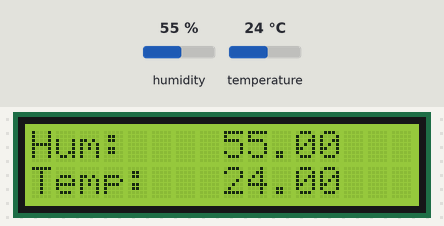
Recording of a sketch running on a simulated Arduino Uno, built with avr-gcc and run on an emulated ATmega328P. Parts: 16×2 character LCD. The test bench sets the inputs (shaded band); at power-on: humidity 55 %, temperature 24 °C.

Above: at 2.2 s.
2.3 s: humidity set to 22 %
At 3.5 s:
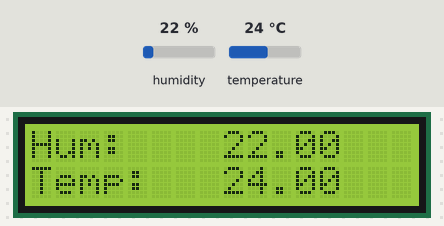
5.0 s: temperature set to 12 °C
At 6.1 s:
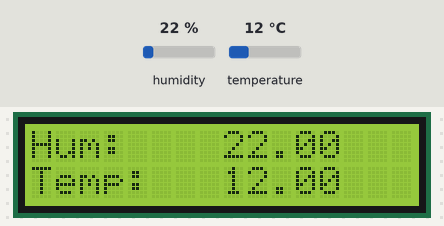
7.7 s: humidity set to 40 %
At 10.1 s:
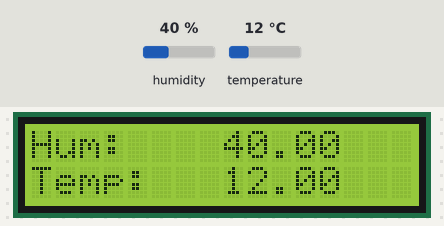
10.7 s: temperature set to 19 °C
At 11.5 s:
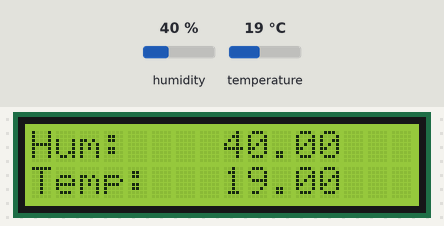
Timing chart, 0 to 13.7 s (numbered marks = the images above; inputs shaded):
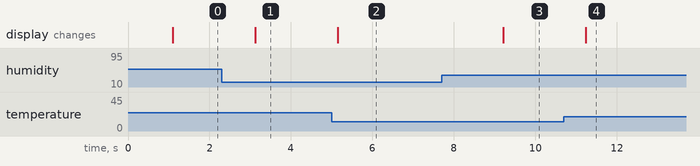

The sketch:

dhtdemo.ino
```cpp
/****************************************************************************
Agenda      :   DHT11 Demo
Hardware    :   madBlocks IoT Suite
Programmer  :   Maddy
Date        :   20th Oct 2021
*****************************************************************************/

#include <LiquidCrystal.h>
#include "DHT.h"

DHT dht(2,DHT11);

int LCD_RS=23;
int LCD_EN=15;
int LCD_D4=25;
int LCD_D5=26;
int LCD_D6=27;
int LCD_D7=14;

LiquidCrystal lcd(LCD_RS,LCD_EN,LCD_D4,LCD_D5,LCD_D6,LCD_D7);

void setup() {
  dht.begin();
  lcd.begin(16,2);
  lcd.print("*** WELCOME TO");
  lcd.setCursor(0,1);
  lcd.print("   DHT Demo ***");
  delay(1000);
}

void loop() {
  float hum=dht.readHumidity();
  float temp=dht.readTemperature();

  if(isnan(hum) || isnan(temp)) {
    return;
  }
  lcd.clear();
  lcd.setCursor(0,0);
  lcd.print("Hum: ");
  lcd.setCursor(0,1);
  lcd.print("Temp: ");
  lcd.setCursor(8,0);
  lcd.print(hum);
  lcd.setCursor(8,1);
  lcd.print(temp);
  delay(2000);
}
```

Measured:
- after the input at 2.3 s, the display: changes after 0.83 s (image 1)
- after the input at 5.0 s, the display: changes after 0.15 s (image 2)
- after the input at 7.7 s, the display: changes after 1.5 s (image 3)
- after the input at 10.7 s, the display: changes after 0.54 s (image 4)
